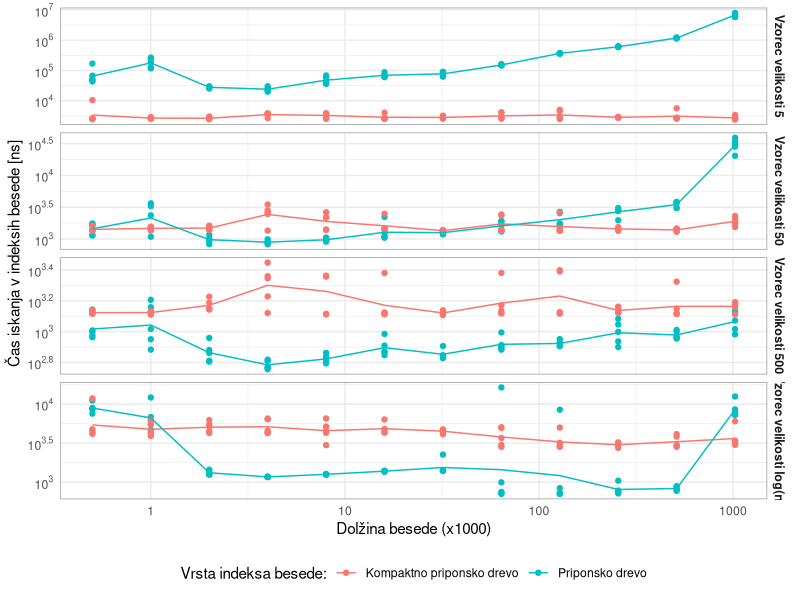
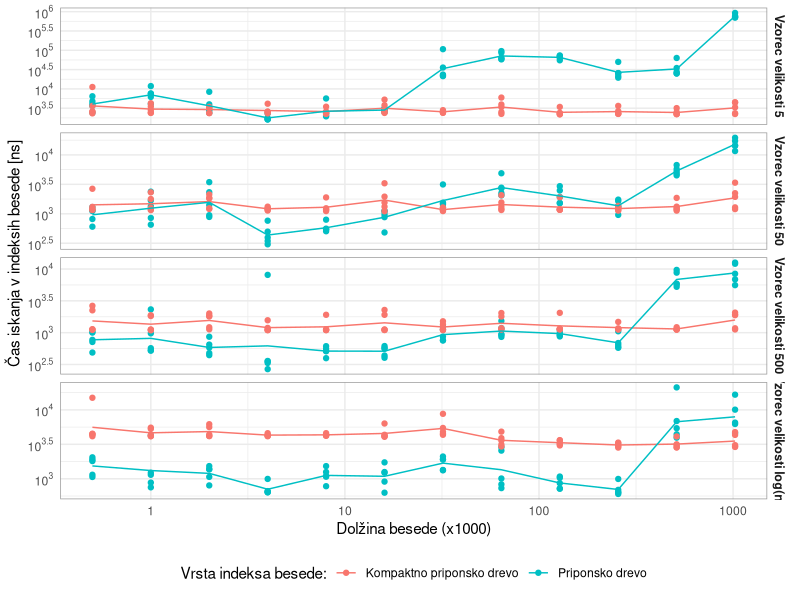
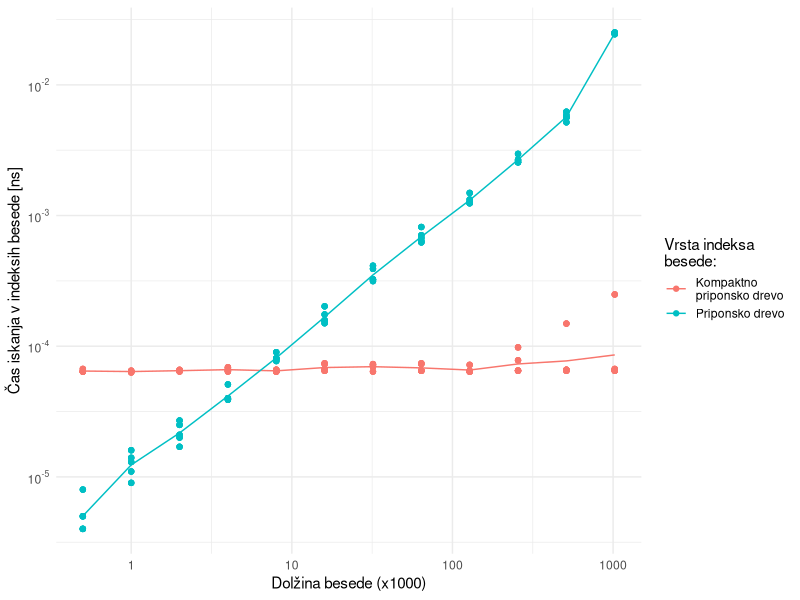
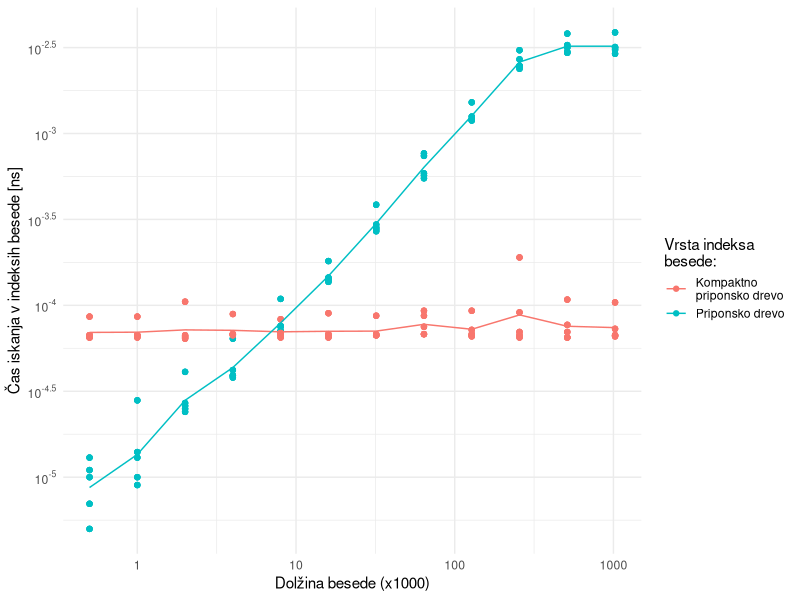
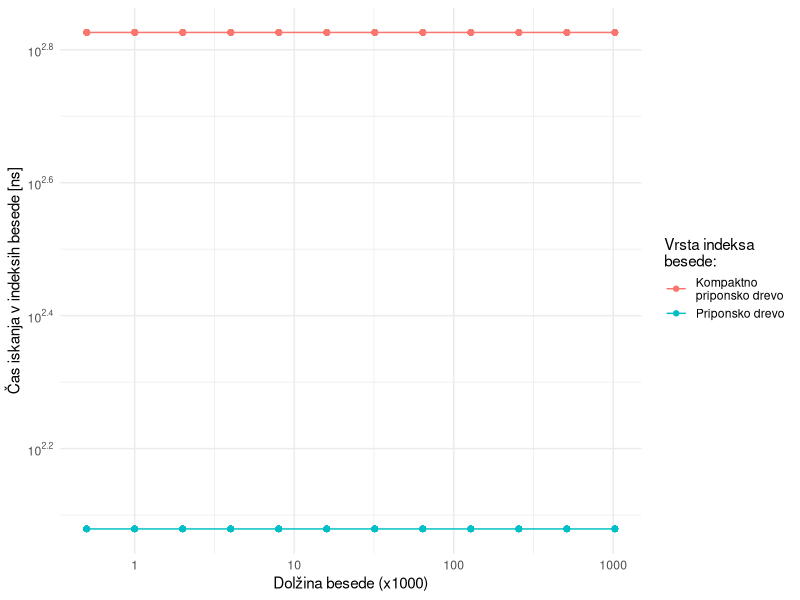
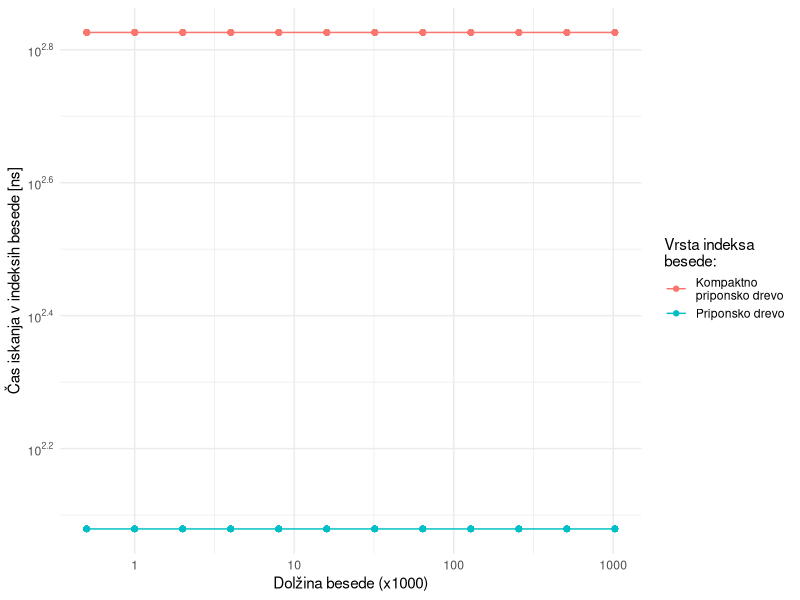
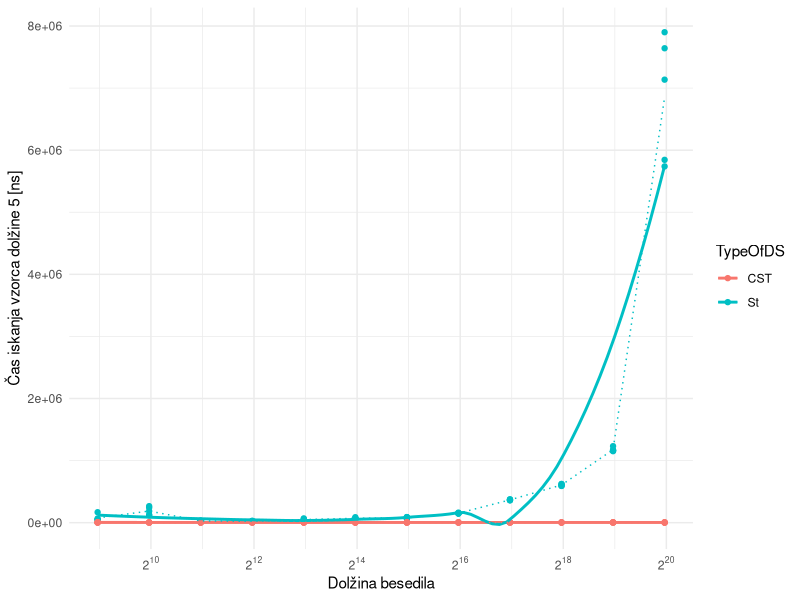
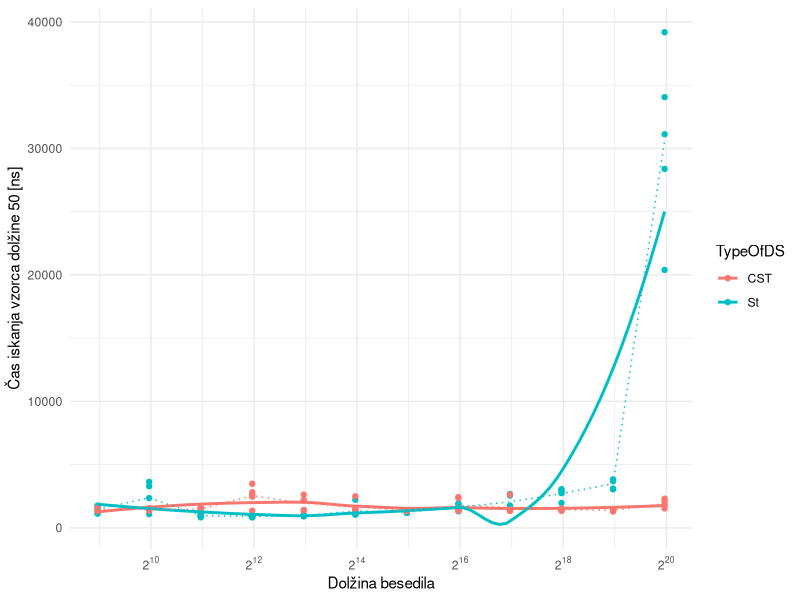

Write the R code that produced these figures, in order.
library(tidyverse)
library(scales)
library(svglite)
data<- read.csv("rezNovPc.csv")
dataSLO<- read.csv("rezNovPcNaKlancu.csv")
dataTidy <- data %>%  pivot_longer(col=starts_with("tFind"),names_to = "PatternLength", values_to = "TimeFind") %>% mutate(Time=Time/1000000)
dataTidySLO <- dataSLO %>% pivot_longer(col=starts_with("tFind"),names_to = "PatternLength", values_to = "TimeFind") %>% mutate(Time=Time/1000000)

dataTidySLO  %>% filter(PatternLength=="tFindLog" & TimeFind<200000) %>% group_by(TypeOfDS) %>% summarise(M=(mean(TimeFind))) %>% print(n=100)
dataTidySLO %>% filter(TypeOfDS=="St",PatternLength=="tFindLog") %>% group_by(SizeRun,TypeOfDS) %>% summarise(M=mean(TimeFind)) -> a

lm(SizeInBytes~SizeRun, data = dataTidySLO)

a$M/lag(a$M,default = 1) #2x

dataTidySLO %>% filter(TypeOfDS=="CST",PatternLength=="tFindLog") %>% group_by(SizeRun,TypeOfDS) %>% summarise(M=mean(TimeFind)) -> a

a$M/lag(a$M,default = 1) #1x

 dataTidy %>% group_by(SizeRun,TypeOfDS) %>% summarise(M=(mean(Time))) %>% print(n=25)

#Poizvedbe
 
dataTidy %>%ggplot() +
  aes(x = SizeRun, y = TimeFind, colour = TypeOfDS) +
  geom_point() +
  stat_summary(fun=mean,geom = 'line')+
  scale_x_continuous(trans = log10_trans(), breaks = trans_breaks("log10", function(x) 10^x),labels = function(x) x/1000) +
  theme_minimal() +
  labs(y="Čas iskanja v indeksih besede [ns]",x="Dolžina besede (x1000)")+
  scale_y_continuous(trans = log10_trans(), breaks = trans_breaks("log10", function(x) 10^x),labels = trans_format("log10", math_format(10^.x)))+
  scale_color_discrete(name = "Vrsta indeksa besede:", labels= c(CST="Kompaktno priponsko drevo", St="Priponsko drevo",SA="Priponsko polje","SA+LCP"="Priponsko polje z QLCP"))+
  facet_grid(scales = "free_y",vars(PatternLength),labeller = as_labeller(c(tFind5="Vzorec velikosti 5", tFind50="Vzorec velikosti 50", tFind500="Vzorec velikosti 500",tFindLog="Vzorec velikosti log(n)")))+
  theme(legend.position = "bottom", panel.border = element_rect(colour = "gray60", fill = NA),
        strip.text = element_text(size = 9,face="bold"))
ggsave("./Img/IskanjeNovPC.svg",bg = "white", height = 17, width = 25, units = "cm")

dataTidySLO %>%ggplot() +
  aes(x = SizeRun, y = TimeFind, colour = TypeOfDS) +
  geom_point() +
  stat_summary(fun=mean,geom = 'line')+
  scale_x_continuous(trans = log10_trans(), breaks = trans_breaks("log10", function(x) 10^x),labels = function(x) x/1000) +
  theme_minimal() +
  labs(y="Čas iskanja v indeksih besede [ns]",x="Dolžina besede (x1000)")+
  scale_y_continuous(trans = log10_trans(), breaks = trans_breaks("log10", function(x) 10^x),labels = trans_format("log10", math_format(10^.x)))+
  scale_color_discrete(name = "Vrsta indeksa besede:", labels= c(CST="Kompaktno priponsko drevo", St="Priponsko drevo",SA="Priponsko polje","SA+LCP"="Priponsko polje z QLCP"))+
  facet_grid(scales = "free_y",vars(PatternLength),labeller = as_labeller(c(tFind5="Vzorec velikosti 5", tFind50="Vzorec velikosti 50", tFind500="Vzorec velikosti 500",tFindLog="Vzorec velikosti log(n)")))+
  theme(legend.position = "bottom", panel.border = element_rect(colour = "gray60", fill = NA),
        strip.text = element_text(size = 9,face="bold"))
ggsave("./Img/IskanjeNovPCSLO.svg",bg = "white", height = 17, width = 25, units = "cm")



#Izgradnja drevesa
dataTidy%>% ggplot()+
  aes(x=SizeRun,y=Time,color=TypeOfDS)+
  geom_point()+
  stat_summary(fun=mean,geom = 'line')+
  scale_x_continuous(trans = log10_trans(), breaks = trans_breaks("log10", function(x) 10^x),labels = function(x) x/1000) +
  theme_minimal() +
  labs(y="Čas iskanja v indeksih besede [ns]",x="Dolžina besede (x1000)")+
  scale_color_discrete(name = "Vrsta indeksa\nbesede:", labels= c(CST="Kompaktno\npriponsko drevo", St="Priponsko drevo",SA="Priponsko polje","SA+LCP"="Priponsko polje\nz QLCP"))+
  #scale_color_manual(values=c("#00BFC4"))+
  scale_y_continuous(trans = log10_trans(), breaks = trans_breaks("log10", function(x) 10^x),labels = trans_format("log10", math_format(10^.x)))
ggsave("./Img/izgradnjaDrecvesaNovPC.svg",bg = "white", height = 10, width = 20, units = "cm")

dataTidySLO %>% ggplot()+
  aes(x=SizeRun,y=Time,color=TypeOfDS)+
  geom_point()+
  #geom_smooth(se=F)+
  stat_summary(fun=mean,geom = 'line')+
  scale_x_continuous(trans = log10_trans(), breaks = trans_breaks("log10", function(x) 10^x),labels = function(x) x/1000) +
  theme_minimal() +
  labs(y="Čas iskanja v indeksih besede [ns]",x="Dolžina besede (x1000)")+
  scale_color_discrete(name = "Vrsta indeksa\nbesede:", labels= c(CST="Kompaktno\npriponsko drevo", St="Priponsko drevo",SA="Priponsko polje","SA+LCP"="Priponsko polje\nz QLCP"))+
  scale_y_continuous(trans = log10_trans(), breaks = trans_breaks("log10", function(x) 10^x),labels = trans_format("log10", math_format(10^.x)))
ggsave("./Img/izgradnjaDrecvesaNovPCSLO.svg",bg = "white", height = 10, width = 20, units = "cm")


# Velikost drevesa

dataTidy %>% ggplot()+
  aes(x=SizeRun,y=SizeInBytes,color=TypeOfDS)+
  geom_point()+
  stat_summary(fun=mean,geom = 'line')+
  scale_x_continuous(trans = log10_trans(), breaks = trans_breaks("log10", function(x) 10^x),labels = function(x) x/1000) +
  theme_minimal() +
  labs(y="Čas iskanja v indeksih besede [ns]",x="Dolžina besede (x1000)")+
  scale_color_discrete(name = "Vrsta indeksa\nbesede:", labels= c(CST="Kompaktno\npriponsko drevo", St="Priponsko drevo",SA="Priponsko polje","SA+LCP"="Priponsko polje\nz QLCP"))+
  scale_y_continuous(trans = log10_trans(), breaks = trans_breaks("log10", function(x) 10^x),labels = trans_format("log10", math_format(10^.x)))
ggsave("./Img/velikostDrecvesaNovPC.svg",bg = "white", height = 10, width = 20, units = "cm")

dataTidySLO %>% ggplot()+
  aes(x=SizeRun,y=SizeInBytes,color=TypeOfDS)+
  geom_point()+
  stat_summary(fun=mean,geom = 'line')+
  scale_x_continuous(trans = log10_trans(), breaks = trans_breaks("log10", function(x) 10^x),labels = function(x) x/1000) +
  theme_minimal() +
  labs(y="Čas iskanja v indeksih besede [ns]",x="Dolžina besede (x1000)")+
  scale_color_discrete(name = "Vrsta indeksa\nbesede:", labels= c(CST="Kompaktno\npriponsko drevo", St="Priponsko drevo",SA="Priponsko polje","SA+LCP"="Priponsko polje\nz QLCP"))+
  scale_y_continuous(trans = log10_trans(), breaks = trans_breaks("log10", function(x) 10^x),labels = trans_format("log10", math_format(10^.x)))
ggsave("./Img/velikostDrecvesaNovPCSLO.svg",bg = "white", height = 10, width = 20, units = "cm")



#Iskanje vzorca dolžine 5
data %>% ggplot()+
  aes(x=SizeRun,y=tFind5,color=TypeOfDS)+
  geom_point()+
  geom_smooth(se=F)+stat_summary(fun=mean,geom = 'line',linetype = 'dotted')+
  theme_minimal()+   #scale_color_manual(values=c("#00BFC4"))+
  scale_x_continuous(trans = log2_trans(), breaks = trans_breaks("log2", function(x) 2^x),
                     labels = trans_format("log2", math_format(2^.x)))+
  labs(y="Čas iskanja vzorca dolžine 5 [ns]",x="Dolžina besedila")
ggsave("./Img/iskanje5NovPC.png", bg="white")


#Iskanje vzorca dolžine 50

data  %>% ggplot()+
  aes(x=SizeRun,y=tFind50,color=TypeOfDS)+
  geom_point()+
  geom_smooth(se=F)+stat_summary(fun=mean,geom = 'line',linetype = 'dotted')+
  theme_minimal()+   #scale_color_manual(values=c("#00BFC4"))+
  scale_x_continuous(trans = log2_trans(), breaks = trans_breaks("log2", function(x) 2^x),
                     labels = trans_format("log2", math_format(2^.x)))+
  labs(y="Čas iskanja vzorca dolžine 50 [ns]",x="Dolžina besedila")
ggsave("./Img/iskanje50NovPc.png", bg="white")


#Iskanje vzorca dolžine 500

data %>% ggplot()+
  aes(x=SizeRun,y=tFind500,color=TypeOfDS)+
  geom_point()+
  geom_smooth(se=F)+stat_summary(fun=mean,geom = 'line',linetype = 'dotted')+
  theme_minimal()+   #scale_color_manual(values=c("#00BFC4"))+
  scale_x_continuous(trans = log2_trans(), breaks = trans_breaks("log2", function(x) 2^x),
                     labels = trans_format("log2", math_format(2^.x)))+
  labs(y="Čas iskanja vzorca dolžine 500 [ns]",x="Dolžina besedila")
ggsave("./Img/iskanje500NovPc.png", bg="white")

#Iskanje vzorca dolžine logartem besedila

data %>% ggplot()+
  aes(x=SizeRun,y=tFindLog,color=TypeOfDS)+
  geom_point()+
  geom_smooth(se=F)+stat_summary(fun=mean,geom = 'line',linetype = 'dotted')+
  theme_minimal()+   #scale_color_manual(values=c("#00BFC4"))+
  scale_x_continuous(trans = log2_trans(), breaks = trans_breaks("log2", function(x) 2^x),
                     labels = trans_format("log2", math_format(2^.x)))+
  labs(y="Čas iskanja vzorca dolžine log(n) [ns]",x="Dolžina besedila")
ggsave("./Img/iskanjeLogNovPc.png", bg="white")
